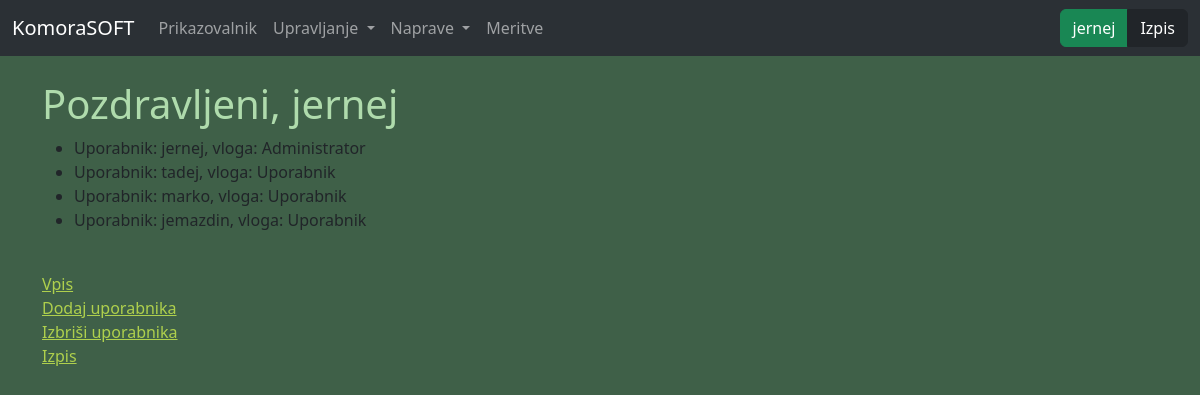
/users/ (signed in), run on the app's committed database.
### komorasoft/blueprints/users/models.py (models this page shows, shortened)
class User(db.Model, UserMixin):
    __tablename__ = 'uporabniki'
    uid = db.Column(db.Integer, primary_key=True)
    username = db.Column(db.String, nullable=False)
    password = db.Column(db.String, nullable=False)
    role = db.Column(db.String, nullable=False)
    description = db.Column(db.String)
    def __repr__(self):
        return f"Uporabnik:    {self.username},        vloga:    {self.role}"

### komorasoft/blueprints/users/routes.py (the view)
    @users.route('/')
    def index():
        users = User.query.all()
        if current_user.is_authenticated:
            return render_template('users/index.html', users=users, current_user=current_user)
        else:
            return render_template('users/index.html', users=users, current_user=None)

### komorasoft/blueprints/users/templates/users/index.html (shortened to what this page needs)
{% extends "base.html" %}
{% block content %}
    {% if current_user.is_authenticated %}
        <h1>Pozdravljeni, {{current_user.username}}</h1>
        <ul>
            {% for user in users %}
                <li>{{user}}</li>
            {% endfor %}
        </ul>
        <br>
        <a href="{{url_for('users.login')}}">Vpis</a><br>
        <a href="{{url_for('users.signup')}}">Dodaj uporabnika</a><br>
        <a href="{{url_for('users.delete')}}">Izbriši uporabnika</a><br>
        <a href="{{url_for('users.logout')}}">Izpis</a><br>
    {% endif %}
{% endblock %}

### komorasoft/templates/navbar.html (shortened to what this page needs)
<nav class="navbar navbar-expand-sm bg-body-tertiary" data-bs-theme="dark">
    <div class="container-fluid">
      <a class="navbar-brand" href="{{url_for('core.index')}}">KomoraSOFT</a>
      <div class="collapse navbar-collapse" id="navbarSupportedContent">
        <ul class="navbar-nav me-auto mb-2 mb-lg-0">
          <li class="nav-item">
            <a class="nav-link" href="{{url_for('core.index')}}">Prikazovalnik</a>
          </li>
          <li class="nav-item dropdown">
            <a class="nav-link dropdown-toggle" href="#" role="button" data-bs-toggle="dropdown" aria-expanded="false">
              Upravljanje
            </a>
          </li>
          <li class="nav-item dropdown">
            <a class="nav-link dropdown-toggle" href="#" role="button" data-bs-toggle="dropdown" aria-expanded="false">
              Naprave
            </a>
          </li>
          <li class="nav-item">
            <a class="nav-link" href="#">Meritve</a>
          </li>
        </ul>
        {% if not current_user.is_authenticated %}
          <form action="{{url_for('users.login')}}" class="d-flex" role="search" method="POST">
            <input type="hidden" name="next" value="{{ request.url }}">
            <input class="form-control me-2" type="text" name="username" required="required" placeholder="Uporabnik" aria-label="Search">
            <input class="form-control me-2" type="password" name="password" placeholder="Geslo" id="geslo" required="required" aria-label="Search">
            <button class="btn btn-outline-success" type="submit">Vpis</button>
          </form>
        {% else %}
          <form action="{{url_for('users.logout')}}" method="POST">
            <div class="btn-group">
            <a href="{{url_for('users.index')}}" class="btn btn-success">{{current_user.username}}</a>
            <button type="submit" class="btn btn-dark">Izpis</button>
            </div>
          </form>
        {% endif %}
      </div>
    </div>
  </nav>

### komorasoft/templates/base.html (style rules this page uses)
body { background-color: rgb(63, 96, 72); }
h1 { color: rgba(209, 255, 202, 0.774); }
a { color: #afd04d; }

### data on the page
User: username "jernej", username+role "Uporabnik: jernej, vloga: Administrator"
User: username+role "Uporabnik: tadej, vloga: Uporabnik"
User: username+role "Uporabnik: marko, vloga: Uporabnik"
User: username+role "Uporabnik: jemazdin, vloga: Uporabnik"
